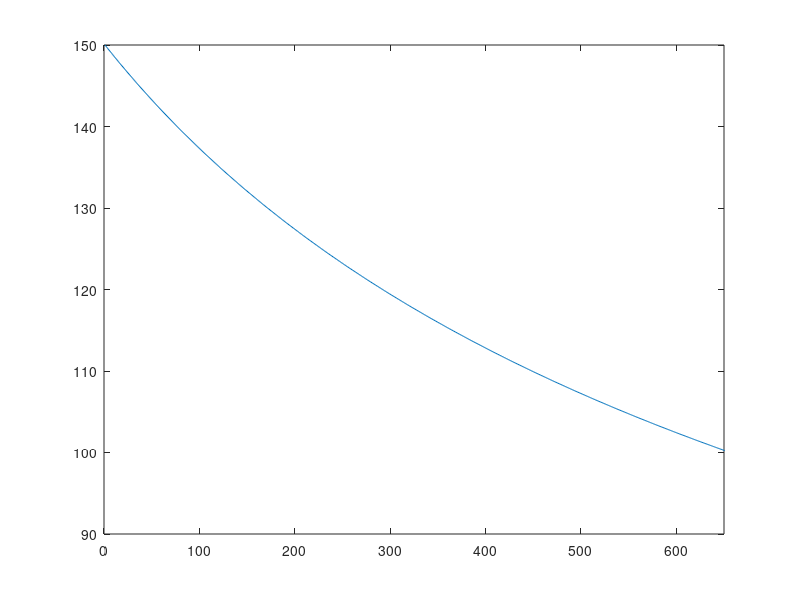

Write the MATLAB code that produced this figure.

clear
clc
close all

%%% Generate the system dynamics for the linear tape transport system
%   dynamics

%%% Create tape parameters
% i -- takeup/machine reel
% o -- supply/file reel

% trying to make these parameters as similar to those found in Cherubini
% 2013 as possible

% constant parameters
v_0 = 4.1; % [m/s]
T_0 = 0.8 ; % [N]


w = 0.5 * 25.4 * 1e-3; % [m]
% p_s = 2.8588 * 1e-3; % [m]
z = 6.4e-6; % [m]

% constant parameters that depend on the above constant parameters
K_T_0 = 150; % [N/m] --> depends on T_0 and v_0

% parameters that are guesses (https://en.wikipedia.org/wiki/Linear_Tape-Open)
L_0 = 0.2; % [m]
% n = 1; % # of unsupported turns [-]
R_f = -1; % [m] -- WILL BE OVERWRITTEN, DEPENDS ON LENGTH OF TAPE
R_0 = 0.03; % [m]
L_tot = 710; % [m]
rho = 1350; % assuming PET material [kg/m3]

% not sure about these
E = 2.8 * 1e9; % [Pa] = [N/m^2]
J_i_motor = 0.0001; % [Kg m^2]
J_o_motor = 0.0001; % [Kg m^2]
K_i = 0.02; % from Cheribuni 2018
K_o = 0.02;
D_T_0 = 1; % [N s/m] 

% assume forward tape motion
alpha = 0;
beta = 1;

% values that are neglected in the paper
beta_i = 0;
beta_o = 0;
mu = 0;

% time/LPOS varying parameters
% f_R_i = @(l) sqrt( R_0^2 + z/pi * l );
% f_R_o = @(l) sqrt( R_0^2 + z/pi * (L_tot - l) );
% f_J_i = @(R_i) J_i_motor + pi*w*rho * ( R_i^4 - R_0^4 ) / 2;
% f_J_o = @(R_o) J_o_motor + pi*w*rho * ( R_o^4 - R_0^4 ) / 2;
% 
% f_K_T = @(R_i) E*w*z ./ ( L_0 + R_i/R_0*( E*w*z/K_T_0 - L_0 ) );
% f_D_T = @(K_T) D_T_0 * K_T / K_T_0;

f_R_i = @(l) sqrt( R_0.^2 + (z./pi) .* l );
f_R_o = @(l) sqrt( R_0.^2 + (z./pi) .* (L_tot - l) );

f_J_i = @(R_i) J_i_motor + (pi*w*rho) .* ( R_i.^4 - R_0.^4 ) ./ 2;
f_J_o = @(R_o) J_o_motor + (pi*w*rho) .* ( R_o.^4 - R_0.^4 ) ./ 2;

f_K_T = @(R_i) (E*w*z) ./ ( L_0 + (R_i./R_0) .* ( (E*w*z./K_T_0) - L_0 ) );

f_D_T = @(K_T) D_T_0 .* (K_T ./ K_T_0);

% NOTE: do NOT need tension estimator, and can assume what comes out of the
% SS filter is "ground truth"

% PARAMETERS THAT NEED TO BE OVERWRITTEN
R_f = f_R_i(L_tot);

%%% choose a LPOS for which to define the dynamics
l = L_tot;

R_i = f_R_i(l);
R_o = f_R_o(l);
J_i = f_J_i(R_i);
J_o = f_J_o(R_o);
K_T = f_K_T(R_i);
D_T = f_D_T(K_T);

% TODO this plot is looking a little off. In the paper it is more straight.
% It looks more straight when L_0 term is increased, so can decrease other
% properties to get that same effect too
figure, plot(f_K_T(f_R_i(0:L_tot)))
xlim([ 0 650 ])


A = [  0                      , 1                                    , 0                      , 0                              ; 
      -(1+mu)*R_i^2*K_T / J_i , ( -(1+mu)*R_i^2*D_T - beta_i ) / J_i , (1+mu)*R_i^2*K_T / J_i , (1+mu)*R_i^2*D_T / J_i         ;
       0                      , 0                                    , 0                      , 1                              ;
       R_o^2*K_T / J_o        , R_o^2*D_T / J_o                      ,-R_o^2*K_T / J_o        , ( -R_o^2*D_T - beta_o ) / J_o ];

B = [ 0             , 0              ;
      R_i*K_i / J_i , 0              ;
      0             , 0              ;
      0             , R_o*K_o / J_o ];

C = [ 0   , 1     , 0    , 0    ;
      0   , 0     , 0    , 1    ;
      0   , alpha , 0    , beta ;
      K_T , D_T   , -K_T , -D_T ];

sssys = ss(A,B,C,zeros(4,2));

Hs = tf(sssys);
Hs.InputName = { 'u_i', 'u_o' };
Hs.OutputName = { 'v_Hi', 'v_Ho', 'v', 'T' };

% opts = bodeoptions;
% opts.PhaseWrapping = 'on'; % Enable wrapping
% 
% figure, bp = bodeplot( Hs, opts );
% bp.FrequencyUnit = "Hz";
% xlim( [1e-1 1e2])
% 
% ax = findall(gcf, 'type', 'axes');
% for ii = 1:2:length(ax)-1
%     ylim(ax(ii), [-300 300])
% end
% for ii = 2:2:length(ax)
%     ylim(ax(ii), [-40 20])
% end
% 
% 
% 
% %%%%%%%%%%%%%%%%%%%%%%%%%%
% % create transfer function for alternative outputs
% 
% Csmall = [ 0   , 1     , 0    , 0    ;
%            0   , 0     , 0    , 1    ;
%            K_T , D_T   , -K_T , -D_T ];
% 
% % Csmall = [ 1   , 0     , 0    , 0    ;
% %            0   , 0     , 0    , 1    ;
% %            K_T , D_T   , -K_T , -D_T ];
% 
% sssys = ss(A,B,Csmall,zeros(3,2));
% 
% Hs = tf(sssys);
% Hs.InputName = { 'u_i', 'u_o' };
% Hs.OutputName = { 'v_Hi', 'v_Ho', 'T' };
% 
% opts = bodeoptions;
% opts.PhaseWrapping = 'on'; % Enable wrapping
% 
% figure, bp = bodeplot( Hs, opts );
% bp.FrequencyUnit = "Hz";
% xlim( [1e-1 1e2])
% 
% ax = findall(gcf, 'type', 'axes');
% for ii = 1:2:length(ax)-1
%     ylim(ax(ii), [-300 300])
% end
% for ii = 2:2:length(ax)
%     ylim(ax(ii), [-40 20])
% end
% 
% %%%%%%%%%%%%%%%%%%%%%%%%%%
% % open loop TF for feedback gains
% g_v = 40;
% K_v_i = g_v*J_i/R_i/K_i;
% K_v_o = g_v*J_o/R_o/K_o;
% 
% B = [ 0                     , 0                     ;
%       R_i*K_i / J_i * K_v_i , 0                     ;
%       0                     , 0                     ;
%       0                     , R_o*K_o / J_o * K_v_o ];
% 
% sssys = ss(A,B,Csmall,zeros(3,2));
% Hs = tf(sssys);
% Hs.InputName = { 'u_i', 'u_o' };
% Hs.OutputName = { 'v_Hi', 'v_Ho', 'T' };
% 
% figure, rlocus(Hs(1,1))
% figure, rlocus(Hs(2,1))
% figure, rlocus(Hs(1,2))
% figure, rlocus(Hs(2,2))

% save ctrl data
save tts_system.mat
